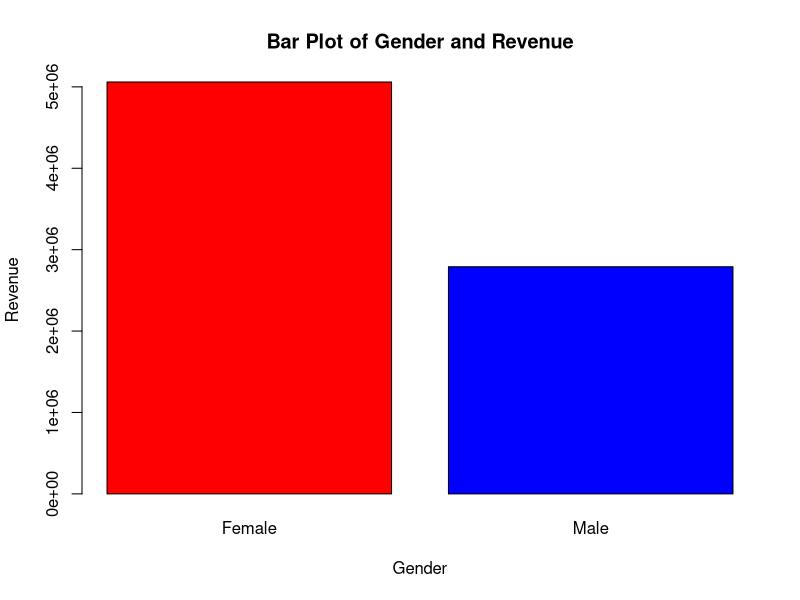

This figure's R source:
## ---- chunk 1
# Question 1:  
#Load the data set from the link above into a data frame. Inspect the data set using the str() function. Each row represents a customer’s interactions with the #organization’s web store. The first column is the number of visits of a customer, the second the number of transactions of that customer, the third column is #the customer’s operating system, and the fourth column is the customer’s reported gender, while the last column is revenue, i.e., the total amount spent by #that customer.  
custxndata <- as.data.frame (read.csv("customertxndata.csv"))
str(custxndata)
# Get the Number of customers by using the number rows in the data
# I am not using the total gender (Male + Female) which would be 17,400 as the number of customers because some customer may not have provided their gender
customers <- nrow(custxndata)
data_vars <- colnames(custxndata)
## ---- chunk 2
## Question 2:  
#In an R code chunk that is not displayed (i.e., set echo = F) Calculate the following summative statistics: total transaction amount (revenue), mean number #of visits, median revenue, standard deviation of revenue, most common gender. Exclude any cases where there is a missing value.  

summary(custxndata)

# Get the total transaction amount/Revenue
total_revenue <- sum(custxndata$rev, na.rm = T)

# Get the mean number of visits
Mean_visits <- mean(custxndata$numvisits, na.rm = T)

# Get the median Revenue
Median_revenue <- median(custxndata$rev, na.rm = T)

# Get the sd of Revenue
SD_revenue <- sd(custxndata$rev, na.rm = T)

# Get the most common gender
#help(unique)
#help(match)
valid_gender <- unique(custxndata$gender)
most_common_gender <- valid_gender[which.max(tabulate(match(custxndata$gender,valid_gender)))]

# Validate by using dplyr 
library(dplyr)
customer_gender <- custxndata%>%
  filter(!is.na(gender)) %>%
  group_by(gender) %>%
  count()
# Look at the customer_gender to check if Male is highest
customer_gender
total_customers_by_gender <- sum(customer_gender$n)
## ---- chunk 3
#Question 3:  
#Add a header to the R Notebook (## Data Analysis) and use the data calculated above to produce the narrative below, inserting the computed values in embedded #R code chunks – do not hard code the value as they might change if the data changes.

#There were 376 customers and the mean number of visits per customer was 3.4. The median revenue was US$ 35.8 (σ = 11.3). Most of the visitors were male.

#The numbers in the above text are not necessarily correct – they are added for illustration only. Also, make sure that the gender for the most visits is #calculated and not “hard coded”.  

## ---- chunk 4
#Question 4:  
#Create a bar (aka column) chart of gender (x-axis) versus revenue (y-axis). Omit missing values, i.e., where gender is NA or missing. Use the plot() function # rather than functions from ggplot2. Show only the chart and not the code that generated it. Add markdown text to comment on what the chart means.  

Gender <- custxndata$gender
Revenue <- custxndata$rev
male_revenue <- sum(Revenue[which(Gender == "Male")])
female_revenue <- sum(Revenue[which(Gender == "Female")])

# Visualize with Barplot
barplot(c(male_revenue,female_revenue),
     main = "Bar Plot of Gender and Revenue",
     xlab = "Gender",ylab = "Revenue",
     names.arg = c("Female", "Male"),
     col = c("red","blue"))
## ---- chunk 5
## Question 5:  
#What is the Pearson Moment of Correlation between number of visits and revenue? Comment on the correlation in your markdown, i.e., explain what it means and #on the overall strength and its relevance.  

Pcor_rev_visits <- cor(x=custxndata$numvisits, y=custxndata$rev, use = "complete.obs"
    , method = "pearson")
## ---- chunk 6
## Question 6:  
#Which columns have missing data? How did you recognize them? How would you impute missing values? In your markdown, add comments on missing data and #imputation strategies. 

# Recognize the columns with NA using colSums()
total_na<- colSums(is.na(custxndata))
total_na
gender_na <- length(which(is.na(custxndata$gender)))
txnnum_na <- length(which(is.na(custxndata$numtxns)))
# Recognize the columns with NA using summary()
custxndata_summary <- within(custxndata, {
  gender <- factor(gender, labels = c("F", "M"))
  customer_os <- factor(OS, labels = c("Android", "iOS"))
})
summary(custxndata_summary)

# Impute NA using na.omit
valid_data <- na.omit(custxndata)
summary(valid_data)
## ---- chunk 7
## Question 7:  
#Impute missing transaction and gender values. Use the mean for transaction (rounded to the nearest whole number) and the mode for gender. Recalculate the #descriptive statistics of (2) and repeat the markdown of (3) with the new (computed) values. Comment in the markdown on the difference.  

# Impute NA in transactions with mean value
mean_txn_col <- round(mean(custxndata$numtxns, na.rm = TRUE), digits = 0)
custxndata$numtxns[is.na(custxndata$numtxns)] <- mean_txn_col

# Impute NA in gender with mode
gender_mode <- max(custxndata$gender, na.rm = TRUE)
custxndata$gender[is.na(custxndata$gender)] <- gender_mode
## ---- chunk 8
#Calculating the descriptive statistics again
summary(custxndata)

# Get the total transaction amount/Revenue
new_total_revenue <- sum(custxndata$rev, na.rm = T)

# Get the mean number of visits
new_mean_visits <- mean(custxndata$numvisits, na.rm = T)

# Get the median Revenue
new_median_revenue <- median(custxndata$rev, na.rm = T)

# Get the sd of Revenue
new_sd_revenue <- sd(custxndata$rev, na.rm = T)

# Get the most common gender
help(unique)
help(match)
valid_gender <- unique(custxndata$gender)
new_most_common_gender <- valid_gender[which.max(tabulate(match(custxndata$gender,valid_gender)))]
new_most_common_gender

# Validate by using dplyr 
library(dplyr)
new_customer_gender <- custxndata%>%
  filter(!is.na(gender)) %>%
  group_by(gender) %>%
  count()
# Look at the customer_gender to check if Male is highest
new_customer_gender
## ---- chunk 9
## Question 8:  
#Split the data set into two equally sized data sets where one can be used for training a model and the other for validation. Take every odd numbered case and #add them to the training data set and every even numbered case and add them to the validation data set, i.e., rows 1, 3, 5, 7, etc. are training data while #rows 2, 4, 6, etc. are validation data. Put this work into a new section with a new header and comments on the need for this.  


samp_cus_data <- custxndata %>%
  mutate(cus_data_split = seq_len(nrow(custxndata)) %% 2)

# Get rows in data to check the split
total_rows <- nrow(samp_cus_data)

# Train data set with odd case
training_dataset <- samp_cus_data %>%
  filter(cus_data_split == 1)
  
# Check split
Training_rows <- nrow(training_dataset)

# Validate data set with even case
validation_dataset <- samp_cus_data %>%
  filter(cus_data_split == 0)
# Check equal split
validation_rows <- nrow(validation_dataset)
## ---- chunk 10
## Question 9:  
#Calculate the mean revenue for the training and the validation data sets and compare them. Comment on the difference.  

# mean revenue training set
mean_rev_training <- mean(training_dataset$rev)

# mean revenue validation set
mean_rev_validation_df <- mean(validation_dataset$rev)
## ---- chunk 11
## Question 10:  
#For many data mining and machine learning tasks, there are packages in R. Use the sample() function to split the data set, so that 60% is used for training #and 20% is used for testing, and another 20% is used for validation. To ensure that your code is reproducible and that everyone gets the same result, use the #number 77654 as your seed for the random number generator.  

final_split_data <- custxndata
set.seed(77654) 

samp <- sample(seq(1,3), size = nrow(final_split_data), replace = T, prob = c(0.6, 0.2, 0.2))

train_split <- final_split_data[samp == 1, ]
test_split <- final_split_data[samp == 2, ]
valid_split <- final_split_data[samp == 3,]

# Look at Sample distribution
traning_vals <- nrow(train_split)
testing_vals <- nrow(test_split)
validation_vals <- nrow(valid_split)
